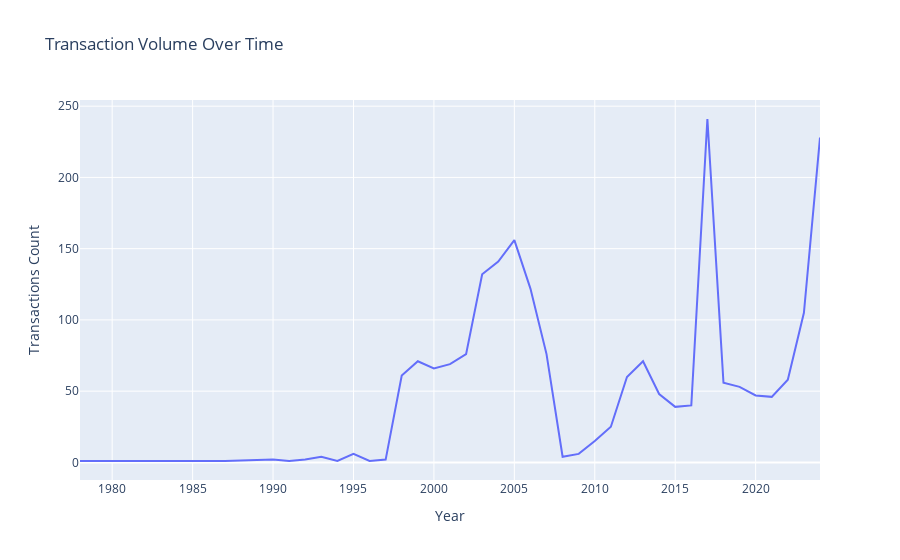

Notebook source saved alongside this figure:
### Markdown cell above
**Approach**:

1. Convert instance_date to a datetime format if not already done.

2. Extract the year and month from the instance_date.

3. Group the data by year and month to count the number of transactions.

4. Visualize the transaction volume trend over time.

### Code cell
# Ensure instance_date is in datetime format
transactions_satwa['instance_date'] = pd.to_datetime(transactions_satwa['instance_date'])

# Extract year and month from instance_date
transactions_satwa['year'] = transactions_satwa['instance_date'].dt.year
transactions_satwa['month'] = transactions_satwa['instance_date'].dt.month

# Group by year and month, then count the number of transactions
monthly_transactions = transactions_satwa.groupby(['year', 'month']).size().reset_index(name='transactions_count')

# Sort by year and month for better visualization
monthly_transactions = monthly_transactions.sort_values(['year', 'month'])

# Visualize transactions volume over time
fig = px.line( transactions_satwa.groupby(['year']).size().reset_index(name='transactions_count'), x='year', y='transactions_count', 
              title='Transaction Volume Over Time', labels={'year': 'Year', 'transactions_count': 'Transactions Count'})
fig.show()

# Displaying the monthly transactions
print(monthly_transactions)

### Figure 1 — Plotly figure (JSON) as saved in the notebook; plotly's stock layout.template omitted (floating-point values rounded to 4 significant figures)
{"data": [{"hovertemplate": "Year=%{x}<br>Transactions Count=%{y}<extra></extra>", "legendgroup": "", "line": {"color": "#636efa", "dash": "solid"}, "marker": {"symbol": "circle"}, "mode": "lines", "name": "", "orientation": "v", "showlegend": false, "type": "scatter", "x": [1978, 1987, 1990, 1991, 1992, 1993, 1994, 1995, 1996, 1997, 1998, 1999, 2000, 2001, 2002, 2003, 2004, 2005, 2006, 2007, 2008, 2009, 2010, 2011, 2012, 2013, 2014, 2015, 2016, 2017, 2018, 2019, 2020, 2021, 2022, 2023, 2024], "xaxis": "x", "y": [1, 1, 2, 1, 2, 4, 1, 6, 1, 2, 61, 71, 66, 69, 76, 132, 141, 156, 122, 76, 4, 6, 15, 25, 60, 71, 48, 39, 40, 241, 56, 53, 47, 46, 58, 105, 228], "yaxis": "y"}], "layout": {"legend": {"tracegroupgap": 0}, "title": {"text": "Transaction Volume Over Time"}, "xaxis": {"anchor": "y", "domain": [0, 1], "title": {"text": "Year"}}, "yaxis": {"anchor": "x", "domain": [0, 1], "title": {"text": "Transactions Count"}}}}
